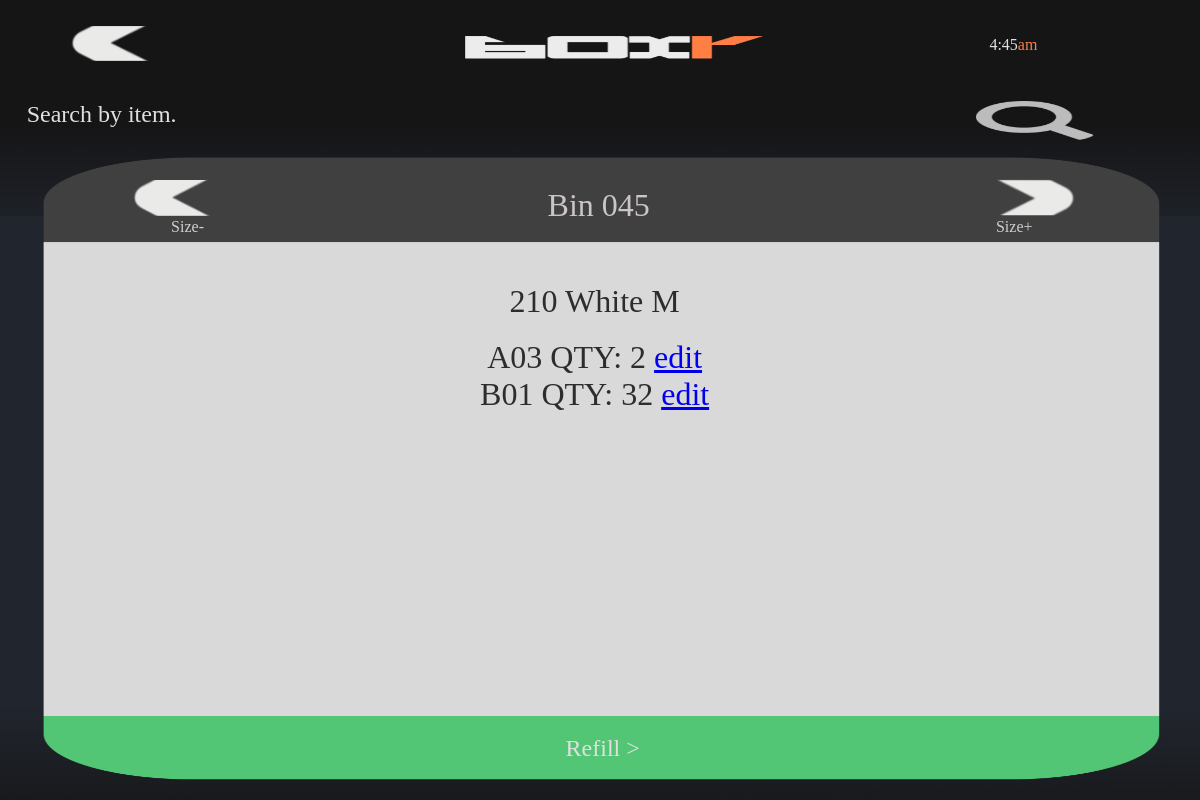
The page /search/item/00051054010736 on the database its author committed.
### main/models.py (models this page shows, shortened)
class Product(models.Model):
    GTIN_number = models.CharField(max_length=50, primary_key=True)
    style = models.ForeignKey(Style, on_delete=models.CASCADE)
    color = models.ForeignKey(Color, on_delete=models.CASCADE)
    size = models.ForeignKey(Size, on_delete=models.CASCADE)
    carton_qty = models.ForeignKey(Carton_QTY,on_delete=models.CASCADE)
    def __str__(self):
        return str(self.style) + " " + str(self.color) + " " + str(self.size)

class Style(models.Model):
    style_id = models.IntegerField(primary_key=True)
    style_name = models.CharField(max_length=50)
    def __str__(self):
        return str(self.style_id)

class Color(models.Model):
    color_id = models.IntegerField(primary_key=True)
    color_name = models.CharField(max_length=50)
    def __str__(self):
        return self.color_name

class Size(models.Model):
    size_id = models.IntegerField(primary_key=True)
    size_name = models.CharField(max_length=4)
    def __str__(self):
        return self.size_name

class Products_On_Pallets(models.Model):
    product = models.ForeignKey(Product, on_delete=models.CASCADE)
    pallet = models.ForeignKey(Pallets, on_delete=models.CASCADE)
    qty = models.IntegerField(default=0)

class Pallets(models.Model):
    products = models.ManyToManyField(Product, through="Products_On_Pallets")
    location = models.CharField(max_length=50, default="Floor")

### main/views.py (the view)
# urls.py: path('search/item/<str:item_id>', views.search_item_display, name='search-item-display'),
def search_item_display(request, item_id):
    context = {}
    id = get_object_or_404(Product, pk=item_id)
    context["item"] = id
    context['products'] = Products_On_Pallets.objects.filter(product=id)
    request.session["current_product"] = id.pk
    return render(request, 'main/search/item/search_item_display.html', context)

### main/templates/main/search/item/search_item_display.html (shortened to what this page needs)
<!DOCTYPE html>
<html><head><meta name="GCD" content="YTk3ODQ3ZWZhN2I4NzZmMzBkNTEwYjJl6179a89adfee22307981cf44b5ab21f5"/>
  {% load static %}
  <link rel="stylesheet" href="{% static 'css/main.css' %}" />
</head>
<body>
  <gwd-genericad id="gwd-ad">
    <gwd-pagedeck class="gwd-page-container" id="pagedeck" data-gwd-offset-top="0px" data-gwd-offset-left="0px">
      <gwd-page id="page1" class="gwd-page-wrapper gwd-page-size gwd-lightbox gwd-page-1f4d" data-gwd-width="100%" data-gwd-height="100%">
        <div class="gwd-page-content gwd-page-size">
          <gwd-image id="pageBG" source="{% static 'images/searchItem/results/home_mockup_BG.png' %}" scaling="stretch" class="gwd-image-1l7d"></gwd-image>
          <gwd-image id="headerBG" source="{% static 'images/searchItem/results/home_mockup_TIMEBG.png' %}" scaling="stretch" class="gwd-image-pqq6"></gwd-image>
          <gwd-image id="clipboardBG" source="{% static 'images/searchItem/results/results_mockup_2.png' %}" scaling="stretch" class="gwd-image-xy44"></gwd-image>
          <gwd-image id="topBar" source="{% static 'images/searchItem/results/topBar.png' %}" scaling="stretch" class="gwd-image-1rbp"></gwd-image>
          <gwd-image id="logoBoxr" source="{% static 'images/searchItem/results/home_logo.png' %}" scaling="stretch" class="gwd-image-1q3q"></gwd-image>
          <gwd-imagebutton id="buttonBack" onclick="location.href = '{% url 'search-item-inital' %}'" up-image="{% static 'images/searchItem/results/backArrow.png' %}" over-image="{% static 'images/searchItem/results/backArrow.png' %}" down-image="{% static 'images/searchItem/results/backArrow.png' %}" scaling="cover" class="gwd-imagebutton-4wfy gwd-imagebutton-17k0"></gwd-imagebutton>
          <gwd-imagebutton id="sizeDownButt"  up-image="{% static 'images/searchItem/results/backArrow.png' %}" over-image="{% static 'images/searchItem/results/backArrow.png' %}" down-image="{% static 'images/searchItem/results/backArrow.png' %}" scaling="cover" class="gwd-imagebutton-4wfy gwd-imagebutton-cvs3 gwd-imagebutton-2rt2"></gwd-imagebutton>
          <gwd-imagebutton id="sizeUpButt"  up-image="{% static 'images/searchItem/results/backArrow.png' %}" over-image="{% static 'images/searchItem/results/backArrow.png' %}" down-image="{% static 'images/searchItem/results/backArrow.png' %}" scaling="cover" class="gwd-imagebutton-4wfy gwd-imagebutton-cvs3 gwd-imagebutton-1ay1"></gwd-imagebutton><span class="gwd-span-l190" id="timeDispSmall"><span class="gwd-span-rbea" id="12hdisp">6:21</span><span class="gwd-span-1x1k" id="numbers">pm</span></span><span class="gwd-span-b32t" id="resultsLabel">Search by item.</span>
          <gwd-image id="headerIcon" source="{% static 'images/searchItem/results/search_1.png' %}" scaling="stretch" class="gwd-image-569z"></gwd-image>
          <span class="gwd-span-1m6s gwd-span-1707" id="refilButtLabel">Refill &gt;</span>
          <gwd-imagebutton id="refillButt" up-image="" over-image="" down-image="" scaling="cover" class="gwd-imagebutton-13dk"></gwd-imagebutton>
          <p class="gwd-p-1wyt" id="binLabel">Bin 045</p>
          <p class="gwd-p-po7s gwd-p-q9jk">Size-</p>
          <p class="gwd-p-po7s gwd-p-1hs9">Size+</p>
          <p class="gwd-p-1aym" id="searchCriteriaLabel">{{item}}</p>
          <div class="gwd-p-2aym" style="overflow-y:scroll">
            {% for p in products %}
            <p>{{ p.pallet.location }} QTY: {{ p.qty }}  <a href="{% url 'edit-item' item_id=p.id  %}"> edit </a></p>
            {% endfor %}
          </div>
        </div>
      </gwd-page>
    </gwd-pagedeck>
  </gwd-genericad>
  <div style="height: 100px; overflow: auto;">
  </div>
</body></html>

### main/templates/main/search/item/search_item_display.html (style rules this page uses)
gwd-page { display:block }
.gwd-pagedeck { position:relative;display:block }
.gwd-pagedeck>.gwd-page { position:absolute;top:0;left:0;-webkit-transition-property:-webkit-transform,opacity;-moz-transition-property:transform,opacity;transition-property:transform,opacity }
gwd-image { display:inline-block }
.gwd-lightbox { overflow:hidden }
p { margin:0px }
html,body { width:100%;height:100%;margin:0px }
.gwd-page-container { position:absolute;width:100%;height:100% }
.gwd-page-content { background-color:transparent;transform:matrix3d(1, 0, 0, 0, 0, 1, 0, 0, 0, 0, 1, 0, 0, 0, 0, 1);-webkit-transform:matrix3d(1, 0, 0, 0, 0, 1, 0, 0, 0, 0, 1, 0, 0, 0, 0, 1);-moz-transform:matrix3d(1, 0, 0, 0, 0, 1, 0, 0, 0, 0, 1, 0, 0, 0, 0, 1);perspective:1400px;-webkit-perspective:1400px;-moz-perspective:1400px;transform-style:preserve-3d;-webkit-transform-style:preserve-3d;-moz-transform-style:preserve-3d;position:absolute }
.gwd-page-wrapper { background-color:#fff;position:absolute;transform:translateZ(0);-webkit-transform:translateZ(0);-moz-transform:translateZ(0) }
.gwd-page-size { width:100%;height:100% }
.gwd-page-1f4d { background-image:none;background-color:#000 }
.gwd-image-1l7d { position:absolute;left:0px;top:0px;width:100%;height:100% }
.gwd-image-pqq6 { position:absolute;background-image:none;background-color:transparent;width:100%;height:100%;left:0px;top:-103px }
.gwd-image-1q3q { position:absolute;width:100%;height:100%;left:0px;top:0px }
.gwd-imagebutton-4wfy { position:absolute;width:8.89%;height:4.4%;left:5.78%;top:3.19% }
.gwd-image-1rbp { position:absolute;width:100%;height:110%;left:0%;top:0% }
.gwd-span-l190 { position:absolute;color:#fff;font-family:nexalight;transform-origin:50% 50% 0px;-webkit-transform-origin:50% 50% 0px;-moz-transform-origin:50% 50% 0px;width:15.56%;height:2.31%;left:76.67%;font-size:2vh;text-align:center;top:4.51% }
.gwd-span-1x1k { color:#ff7e44 }
.gwd-span-rbea { color:#e0e0e0 }
.gwd-span-b32t { position:absolute;font-family:NexaBold;transform-origin:50% 50% 0px;-webkit-transform-origin:50% 50% 0px;-moz-transform-origin:50% 50% 0px;color:#e0e0e0;left:2.22%;top:12.65%;width:67.33%;height:4.84%;font-size:3vh }
.gwd-image-569z { position:absolute;top:12.65%;width:9.78%;height:4.81%;left:81.35% }
.gwd-span-1m6s { position:absolute;left:46px;font-family:NexaBold;width:354px;transform-origin:50% 50% 0px;-webkit-transform-origin:50% 50% 0px;-moz-transform-origin:50% 50% 0px;text-align:center;height:26px;top:500px;font-size:3vh;color:#e0e0e0 }
.gwd-span-1707 { width:78.67%;height:2.86%;left:10.89%;top:91.86% }
.gwd-image-xy44 { position:absolute;left:0%;width:100.46%;top:4.4%;height:97% }
.gwd-imagebutton-13dk { position:absolute;width:94.44%;height:8.25%;left:2.89%;top:89.22% }
.gwd-imagebutton-cvs3 { left:10.22%;top:22.55% }
.gwd-imagebutton-1ay1 { left:81.33%;top:22.55%;width:8.89%;height:4.4%;transform-origin:50% 50%;-webkit-transform-origin:50% 50%;-moz-transform-origin:50% 50%;transform-style:preserve-3d;-webkit-transform-style:preserve-3d;-moz-transform-style:preserve-3d;transform:translate3d(-6px, 0, 0) rotateZ(-179.935deg);-webkit-transform:translate3d(-6px, 0, 0) rotateZ(-179.935deg);-moz-transform:translate3d(-6px, 0, 0) rotateZ(-179.935deg) }
.gwd-imagebutton-17k0 { left:5.78%;top:3.19% }
.gwd-imagebutton-2rt2 { left:10.89% }
.gwd-p-1wyt { position:absolute;text-align:center;font-family:nexabold;color:#cbc5c5;left:19.78%;font-size:4vh;width:60.22%;transform-origin:50% 50% 0px;-webkit-transform-origin:50% 50% 0px;-moz-transform-origin:50% 50% 0px;height:3.96%;top:23.32% }
.gwd-p-po7s { position:absolute;left:26px;width:88.6667px;height:20.9792px;top:248px;text-align:center;font-family:nexalight;color:#cfcfcf;font-size:2vh }
.gwd-p-1hs9 { left:74.67%;top:27.28%;width:19.7%;height:2.31% }
.gwd-p-1aym { position:absolute;text-align:center;transform-origin:50% 50% 0px;-webkit-transform-origin:50% 50% 0px;-moz-transform-origin:50% 50% 0px;font-family:nexalight;color:#2d2d2d;font-size:4vh;left:10.22%;top:35.42%;width:78.67%;height:3.96% }
.gwd-p-2aym { position:absolute;text-align:center;transform-origin:50% 50% 0px;-webkit-transform-origin:50% 50% 0px;-moz-transform-origin:50% 50% 0px;font-family:nexalight;color:#2d2d2d;font-size:4vh;left:10.22%;top:42.42%;width:78.67%;height:43.96% }
.gwd-p-q9jk { left:5.78%;top:27.28%;width:19.7%;height:2.31% }

### rows shown on the page
Product: style+color+size "210 White M"
Products_On_Pallets: pallet.location "A03", qty "2"
Products_On_Pallets: pallet.location "B01", qty "32"
